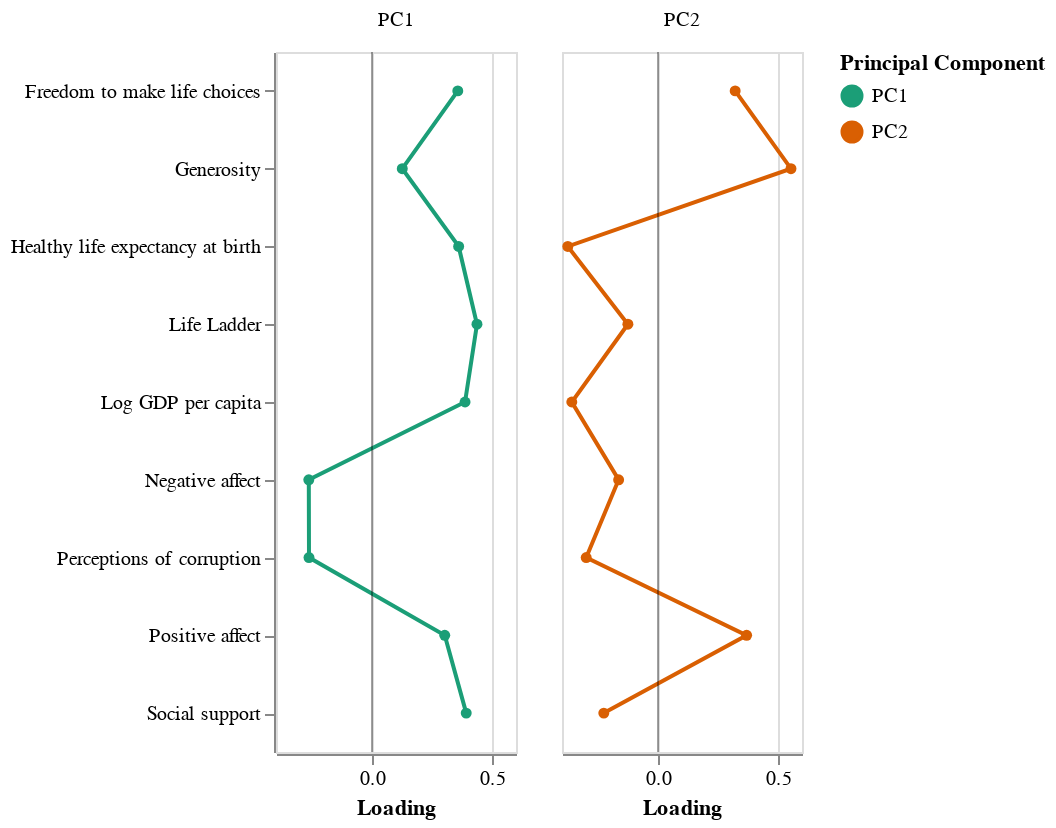

This figure's notebook cell:
### Markdown cell above
### Visualize the Loadings

By visualizing the loadings, the variables that are the most influential for each component can be found, and also which variables seem to drive total variation in the data.

### Code cell
# melt from wide to long
loading_plot_df = loading_df.reset_index().melt(
    id_vars = 'index',
    var_name = 'Principal Component',
    value_name = 'Loading'
).rename(columns = {'index': 'Variable'})

# add a column of zeros to encode for x = 0 line to plot
loading_plot_df['zero'] = np.repeat(0, len(loading_plot_df))

# create base layer
base = alt.Chart(loading_plot_df)

# create lines + points for loadings
loadings = base.mark_line(point = True).encode(
    y = alt.X('Variable', title = ''),
    x = 'Loading',
    color = alt.Color('Principal Component', scale = alt.Scale(scheme = 'dark2'))
)

# create line at zero
rule = base.mark_rule().encode(x = alt.X('zero', title = 'Loading'), size = alt.value(0.05))

# layer
loading_plot = (loadings + rule).properties(width = 120, height = 350)

# show
loading_plot.facet(column = alt.Column('Principal Component', title = ''))

### Figure 1 — Vega-Lite specification as saved in the notebook (floating-point values rounded to 4 significant figures)
{"config": {"view": {"continuousWidth": 400, "continuousHeight": 300}}, "data": {"name": "data-f52f33dd7c3db048a65f3955f5ff38bb"}, "facet": {"column": {"field": "Principal Component", "title": "", "type": "nominal"}}, "spec": {"layer": [{"mark": {"type": "line", "point": true}, "encoding": {"color": {"field": "Principal Component", "scale": {"scheme": "dark2"}, "type": "nominal"}, "x": {"field": "Loading", "type": "quantitative"}, "y": {"field": "Variable", "title": "", "type": "nominal"}}}, {"mark": "rule", "encoding": {"size": {"value": 0.05}, "x": {"field": "zero", "title": "Loading", "type": "quantitative"}}}], "height": 350, "width": 120}, "$schema": "https://vega.github.io/schema/vega-lite/v4.17.0.json", "datasets": {"data-f52f33dd7c3db048a65f3955f5ff38bb": [{"Variable": "Life Ladder", "Principal Component": "PC1", "Loading": 0.4374, "zero": 0}, {"Variable": "Log GDP per capita", "Principal Component": "PC1", "Loading": 0.3877, "zero": 0}, {"Variable": "Social support", "Principal Component": "PC1", "Loading": 0.3926, "zero": 0}, {"Variable": "Healthy life expectancy at birth", "Principal Component": "PC1", "Loading": 0.3611, "zero": 0}, {"Variable": "Freedom to make life choices", "Principal Component": "PC1", "Loading": 0.3574, "zero": 0}, {"Variable": "Generosity", "Principal Component": "PC1", "Loading": 0.1261, "zero": 0}, {"Variable": "Perceptions of corruption", "Principal Component": "PC1", "Loading": -0.2625, "zero": 0}, {"Variable": "Positive affect", "Principal Component": "PC1", "Loading": 0.3031, "zero": 0}, {"Variable": "Negative affect", "Principal Component": "PC1", "Loading": -0.2633, "zero": 0}, {"Variable": "Life Ladder", "Principal Component": "PC2", "Loading": -0.1254, "zero": 0}, {"Variable": "Log GDP per capita", "Principal Component": "PC2", "Loading": -0.3591, "zero": 0}, {"Variable": "Social support", "Principal Component": "PC2", "Loading": -0.2258, "zero": 0}, {"Variable": "Healthy life expectancy at birth", "Principal Component": "PC2", "Loading": -0.3758, "zero": 0}, {"Variable": "Freedom to make life choices", "Principal Component": "PC2", "Loading": 0.3216, "zero": 0}, {"Variable": "Generosity", "Principal Component": "PC2", "Loading": 0.554, "zero": 0}, {"Variable": "Perceptions of corruption", "Principal Component": "PC2", "Loading": -0.2991, "zero": 0}, {"Variable": "Positive affect", "Principal Component": "PC2", "Loading": 0.3693, "zero": 0}, {"Variable": "Negative affect", "Principal Component": "PC2", "Loading": -0.164, "zero": 0}]}}
